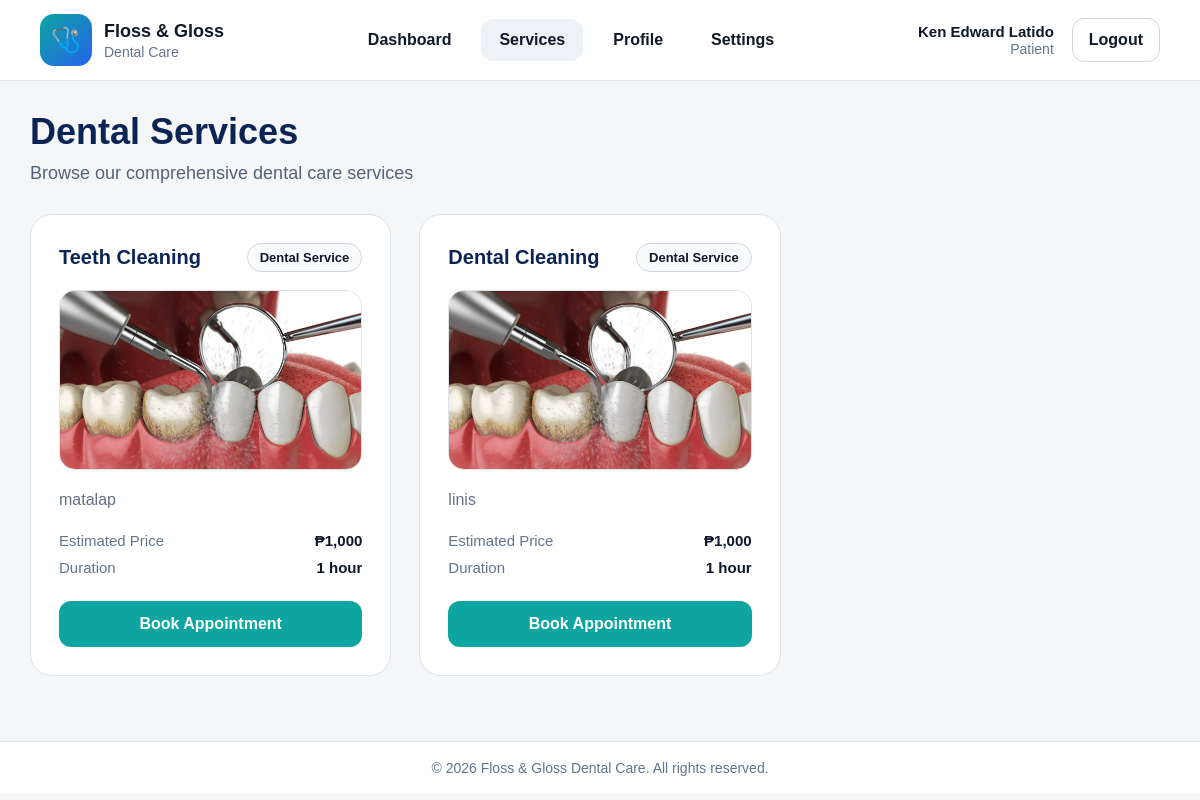
The page /patient/services.php (signed in) on the database as committed earlier.
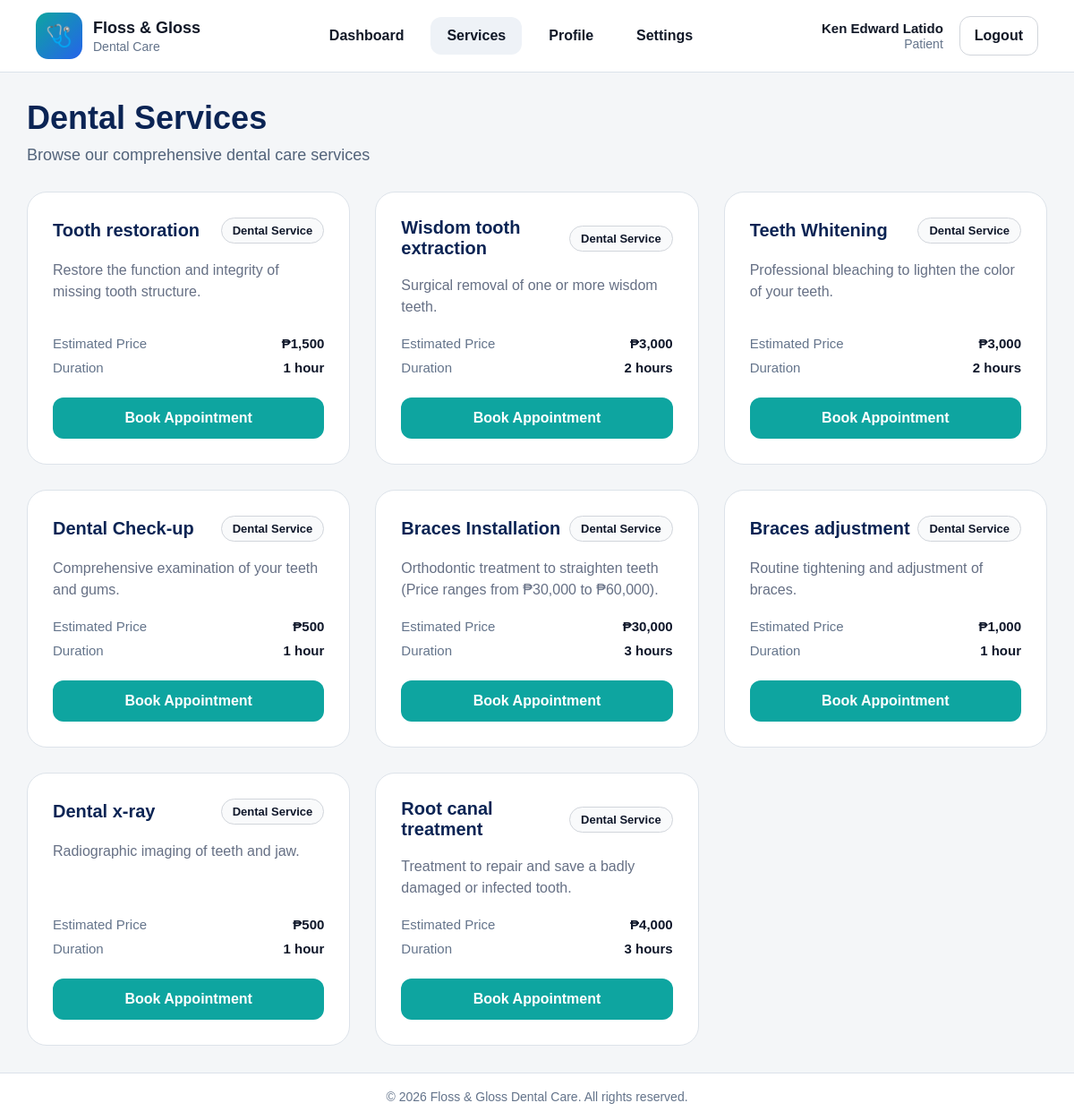
The same page on the database as committed later.
### tables this page shows
CREATE TABLE `services` (
  `service_id` int(11) NOT NULL,
  `service_name` varchar(150) NOT NULL,
  `description` text DEFAULT NULL,
  `image_path` varchar(255) DEFAULT NULL,
  `duration_minutes` int(11) NOT NULL DEFAULT 30,
  `price` decimal(10,2) NOT NULL DEFAULT 0.00,
  `is_active` tinyint(1) NOT NULL DEFAULT 1,
  `created_by` int(11) DEFAULT NULL,
  `created_at` timestamp NOT NULL DEFAULT current_timestamp(),
  `updated_at` timestamp NOT NULL DEFAULT current_timestamp() ON UPDATE current_timestamp()
);

### patient/services.php (the view, shortened to what this page needs)
<?php
include("../config/database.php");
$services = [];
$services_sql = "SELECT service_id, service_name, description, image_path, duration_minutes, price
                 FROM services
                 WHERE is_active = 1
                 ORDER BY service_id ASC";
$services_stmt = mysqli_prepare($conn, $services_sql);
mysqli_stmt_execute($services_stmt);
$services_result = mysqli_stmt_get_result($services_stmt);
if ($services_result) {
    while ($row = mysqli_fetch_assoc($services_result)) {
        $services[] = $row;
    }
}
include("../includes/patient-header.php");
include("../includes/patient-navbar.php");
?>
<div class="page">
    <div class="services-title">
        <h1>Dental Services</h1>
        <p>Browse our comprehensive dental care services</p>
    </div>
    <div class="services-grid">
        <?php if (count($services) > 0): ?>
            <?php foreach ($services as $row): ?>
                <div class="service-card">
                    <div class="card-header">
                        <h3><?php echo htmlspecialchars($row['service_name']); ?></h3>
                        <span class="badge">Dental Service</span>
                    </div>
                    <?php if (!empty($row['image_path'])): ?>
                        <img src="<?php echo htmlspecialchars($row['image_path']); ?>" alt="Service Image" class="service-image">
                    <?php endif; ?>
                    <div class="desc">
                        <?php echo htmlspecialchars($row['description'] ?? 'No description available.'); ?>
                    </div>
                    <div class="detail-row">
                        <span>Estimated Price</span>
                        <strong>₱<?php echo number_format($row['price'], 0); ?></strong>
                    </div>
                    <div class="detail-row">
                        <span>Duration</span>
                        <?php
                            $mins = $row['duration_minutes'];
                            if ($mins >= 60 && $mins % 60 == 0) {
                                $hrs = $mins / 60;
                                $duration_text = $hrs . ($hrs == 1 ? " hour" : " hours");
                            } else {
                                $duration_text = $mins . " mins";
                            }
                        ?>
                        <strong><?php echo $duration_text; ?></strong>
                    </div>
                    <a href="book-appointment.php?service_id=<?php echo $row['service_id']; ?>" class="book-btn">
                        Book Appointment
                    </a>
                </div>
            <?php endforeach; ?>
        <?php else: ?>
            <p>No services available.</p>
        <?php endif; ?>
    </div>
</div>
<?php include("../includes/patient-footer.php"); ?>

Rows that differ between the two databases and show on the page:
removed services: service_name "Teeth Cleaning", image_path (picture), description "matalap", price "1,000", duration_minutes "1 hour"
removed services: service_name "Dental Cleaning", image_path (picture), description "linis", price "1,000", duration_minutes "1 hour"
added services: service_name "Tooth restoration", description "Restore the function and integrity of missing tooth structure.", price "1,500", duration_minutes "1 hour"
added services: service_name "Wisdom tooth extraction", description "Surgical removal of one or more wisdom teeth.", price "3,000", duration_minutes "2 hours"
added services: service_name "Teeth Whitening", description "Professional bleaching to lighten the color of your teeth.", price "3,000", duration_minutes "2 hours"
added services: service_name "Dental Check-up", description "Comprehensive examination of your teeth and gums.", price "500", duration_minutes "1 hour"
added services: service_name "Braces Installation", description "Orthodontic treatment to straighten teeth (Price ranges from ₱30,000 to ₱60,000).", price "30,000", duration_minutes "3 hours"
added services: service_name "Braces adjustment", description "Routine tightening and adjustment of braces.", price "1,000", duration_minutes "1 hour"
added services: service_name "Dental x-ray", description "Radiographic imaging of teeth and jaw.", price "500", duration_minutes "1 hour"
added services: service_name "Root canal treatment", description "Treatment to repair and save a badly damaged or infected tooth.", price "4,000", duration_minutes "3 hours"
